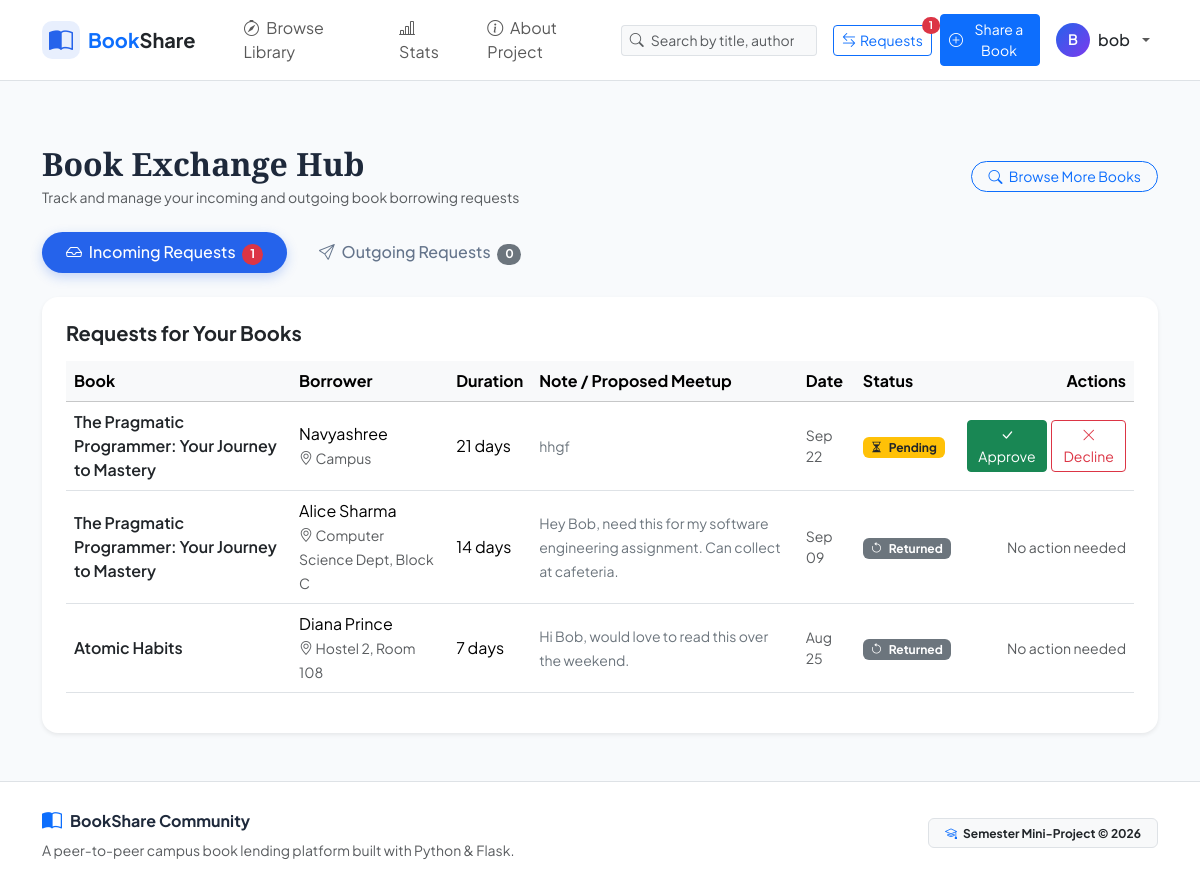
Page /requests (signed in) on the committed database.
### models.py (models this page shows, shortened)
class User(UserMixin, db.Model):
    __tablename__ = 'users'
    id = db.Column(db.Integer, primary_key=True)
    username = db.Column(db.String(64), unique=True, nullable=False, index=True)
    email = db.Column(db.String(120), unique=True, nullable=False, index=True)
    password_hash = db.Column(db.String(256), nullable=False)
    full_name = db.Column(db.String(100), nullable=False)
    phone = db.Column(db.String(20), nullable=True)
    location = db.Column(db.String(120), nullable=True)  # e.g., Campus block, neighborhood
    created_at = db.Column(db.DateTime, default=datetime.utcnow)
    books = db.relationship('Book', back_populates='owner', cascade='all, delete-orphan', lazy='dynamic')
    sent_requests = db.relationship(
        'BorrowRequest',
        foreign_keys='BorrowRequest.borrower_id',
        back_populates='borrower',
        cascade='all, delete-orphan',
        lazy='dynamic'
    )
    received_requests = db.relationship(
        'BorrowRequest',
        foreign_keys='BorrowRequest.owner_id',
        back_populates='owner',
        cascade='all, delete-orphan',
        lazy='dynamic'
    )
    reviews = db.relationship('Review', back_populates='user', cascade='all, delete-orphan', lazy='dynamic')

class BorrowRequest(db.Model):
    __tablename__ = 'borrow_requests'
    id = db.Column(db.Integer, primary_key=True)
    book_id = db.Column(db.Integer, db.ForeignKey('books.id'), nullable=False)
    borrower_id = db.Column(db.Integer, db.ForeignKey('users.id'), nullable=False)
    owner_id = db.Column(db.Integer, db.ForeignKey('users.id'), nullable=False)
    duration_days = db.Column(db.Integer, default=14)
    message = db.Column(db.Text, nullable=True)
    status = db.Column(db.String(20), default='Pending')  # Pending, Approved, Declined, Returned
    request_date = db.Column(db.DateTime, default=datetime.utcnow)
    action_date = db.Column(db.DateTime, nullable=True)
    return_date = db.Column(db.DateTime, nullable=True)
    book = db.relationship('Book', back_populates='requests')
    borrower = db.relationship('User', foreign_keys=[borrower_id], back_populates='sent_requests')
    owner = db.relationship('User', foreign_keys=[owner_id], back_populates='received_requests')

class Book(db.Model):
    __tablename__ = 'books'
    id = db.Column(db.Integer, primary_key=True)
    title = db.Column(db.String(150), nullable=False, index=True)
    author = db.Column(db.String(100), nullable=False, index=True)
    genre = db.Column(db.String(50), nullable=False, index=True)
    isbn = db.Column(db.String(30), nullable=True)
    condition = db.Column(db.String(30), default='Good')  # Like New, Good, Fair
    description = db.Column(db.Text, nullable=True)
    cover_url = db.Column(db.String(500), nullable=True)
    is_available = db.Column(db.Boolean, default=True)
    owner_id = db.Column(db.Integer, db.ForeignKey('users.id'), nullable=False)
    created_at = db.Column(db.DateTime, default=datetime.utcnow)
    owner = db.relationship('User', back_populates='books')
    requests = db.relationship('BorrowRequest', back_populates='book', cascade='all, delete-orphan', lazy='dynamic')
    reviews = db.relationship('Review', back_populates='book', cascade='all, delete-orphan', lazy='dynamic', order_by='desc(Review.created_at)')

### routes/requests.py (the view)
@requests_bp.route('/requests')
@login_required
def my_requests():
    incoming = BorrowRequest.query.filter_by(owner_id=current_user.id).order_by(BorrowRequest.request_date.desc()).all()
    outgoing = BorrowRequest.query.filter_by(borrower_id=current_user.id).order_by(BorrowRequest.request_date.desc()).all()
    return render_template('my_requests.html', incoming=incoming, outgoing=outgoing)

### templates/my_requests.html (shortened to what this page needs)
{% extends "base.html" %}
{% block content %}
<div class="container py-4">
    <div class="d-flex align-items-center justify-content-between mb-4">
        <div>
            <h2 class="fw-bold font-serif mb-1">Book Exchange Hub</h2>
            <p class="text-muted small mb-0">Track and manage your incoming and outgoing book borrowing requests</p>
        </div>
        <a href="{{ url_for('books.catalog') }}" class="btn btn-outline-primary rounded-pill px-3 btn-sm">
            <i class="bi bi-search me-1"></i> Browse More Books
        </a>
    </div>
    <ul class="nav nav-pills mb-4 gap-2" id="requestTabs" role="tablist">
        <li class="nav-item" role="presentation">
            <button class="nav-link active rounded-pill px-4" id="incoming-tab" data-bs-toggle="pill" data-bs-target="#incoming" type="button" role="tab">
                <i class="bi bi-inbox me-1"></i> Incoming Requests
                {% if pending_incoming_count > 0 %}
                    <span class="badge bg-danger rounded-pill ms-1">{{ pending_incoming_count }}</span>
                {% endif %}
            </button>
        </li>
        <li class="nav-item" role="presentation">
            <button class="nav-link rounded-pill px-4" id="outgoing-tab" data-bs-toggle="pill" data-bs-target="#outgoing" type="button" role="tab">
                <i class="bi bi-send me-1"></i> Outgoing Requests
                <span class="badge bg-secondary rounded-pill ms-1">{{ outgoing|length }}</span>
            </button>
        </li>
    </ul>
    <div class="tab-content" id="requestTabsContent">
        <div class="tab-pane fade show active" id="incoming" role="tabpanel">
            <div class="card border-0 shadow-sm rounded-4 p-4 bg-white">
                <h5 class="fw-bold mb-3">Requests for Your Books</h5>
                <div class="table-responsive">
                    <table class="table table-hover align-middle">
                        <thead class="table-light">
                            <tr>
                                <th>Book</th>
                                <th>Borrower</th>
                                <th>Duration</th>
                                <th>Note / Proposed Meetup</th>
                                <th>Date</th>
                                <th>Status</th>
                                <th class="text-end">Actions</th>
                            </tr>
                        </thead>
                        <tbody>
                            {% for req in incoming %}
                                <tr>
                                    <td>
                                        <a href="{{ url_for('books.detail', book_id=req.book.id) }}" class="fw-semibold text-dark text-decoration-none">
                                            {{ req.book.title }}
                                        </a>
                                    </td>
                                    <td>
                                        <div>{{ req.borrower.full_name }}</div>
                                        <small class="text-muted"><i class="bi bi-geo-alt"></i> {{ req.borrower.location or 'Campus' }}</small>
                                    </td>
                                    <td>{{ req.duration_days }} days</td>
                                    <td>
                                        <span class="small text-secondary">{{ req.message or 'No message provided' }}</span>
                                    </td>
                                    <td class="small text-muted">{{ req.request_date.strftime('%b %d') }}</td>
                                    <td>
                                        {% if req.status == 'Pending' %}
                                            <span class="badge bg-warning text-dark"><i class="bi bi-hourglass-split me-1"></i> Pending</span>
                                        {% elif req.status == 'Approved' %}
                                            <span class="badge bg-success"><i class="bi bi-check-circle me-1"></i> Approved</span>
                                        {% elif req.status == 'Declined' %}
                                            <span class="badge bg-danger"><i class="bi bi-x-circle me-1"></i> Declined</span>
                                        {% elif req.status == 'Returned' %}
                                            <span class="badge bg-secondary"><i class="bi bi-arrow-counterclockwise me-1"></i> Returned</span>
                                        {% endif %}
                                    </td>
                                    <td class="text-end">
                                        {% if req.status == 'Pending' %}
                                            <div class="btn-group btn-group-sm">
                                                <form action="{{ url_for('requests.approve_request', request_id=req.id) }}" method="POST" class="d-inline">
                                                    <button type="submit" class="btn btn-success btn-sm">
                                                        <i class="bi bi-check-lg"></i> Approve
                                                    </button>
                                                </form>
                                                <form action="{{ url_for('requests.decline_request', request_id=req.id) }}" method="POST" class="d-inline ms-1">
                                                    <button type="submit" class="btn btn-outline-danger btn-sm">
                                                        <i class="bi bi-x-lg"></i> Decline
                                                    </button>
                                                </form>
                                            </div>
                                        {% elif req.status == 'Approved' %}
                                            <form action="{{ url_for('requests.return_book', request_id=req.id) }}" method="POST" class="d-inline">
                                                <button type="submit" class="btn btn-primary btn-sm rounded-pill px-3">
                                                    <i class="bi bi-check2-all me-1"></i> Mark as Returned
                                                </button>
                                            </form>
                                        {% else %}
                                            <span class="text-muted small">No action needed</span>
                                        {% endif %}
                                    </td>
                                </tr>
                            {% else %}
                                <tr>
                                    <td colspan="7" class="text-center py-4 text-muted">
                                        No incoming requests for your books at the moment.
                                    </td>
                                </tr>
                            {% endfor %}
                        </tbody>
                    </table>
                </div>
            </div>
        </div>
    </div>
</div>
{% endblock %}

### templates/base.html (shortened to what this page needs)
<!DOCTYPE html>
<html lang="en">
<head>
    <link href="https://cdn.jsdelivr.net/npm/bootstrap@5.3.3/dist/css/bootstrap.min.css" rel="stylesheet">
    <link rel="stylesheet" href="https://cdn.jsdelivr.net/npm/bootstrap-icons@1.11.3/font/bootstrap-icons.min.css">
    <link rel="stylesheet" href="{{ url_for('static', filename='css/style.css') }}">
</head>
<body>
    <nav class="navbar navbar-expand-lg navbar-light bg-white border-bottom sticky-top py-2">
        <div class="container">
            <a class="navbar-brand d-flex align-items-center gap-2 fw-bold text-primary" href="{{ url_for('main.index') }}">
                <div class="brand-icon-wrapper">
                    <i class="bi bi-book-half fs-4"></i>
                </div>
                <span>Book<span class="text-dark">Share</span></span>
            </a>
            <div class="collapse navbar-collapse" id="navbarContent">
                <ul class="navbar-nav me-auto mb-2 mb-lg-0 ms-lg-3">
                    <li class="nav-item">
                        <a class="nav-link px-3" href="{{ url_for('books.catalog') }}">
                            <i class="bi bi-compass me-1"></i> Browse Library
                        </a>
                    </li>
                    <li class="nav-item">
                        <a class="nav-link px-3" href="{{ url_for('main.stats') }}">
                            <i class="bi bi-bar-chart-line me-1"></i> Stats
                        </a>
                    </li>
                    <li class="nav-item">
                        <a class="nav-link px-3" href="{{ url_for('main.about') }}">
                            <i class="bi bi-info-circle me-1"></i> About Project
                        </a>
                    </li>
                </ul>
                <form class="d-flex me-lg-3 my-2 my-lg-0" action="{{ url_for('books.catalog') }}" method="GET">
                    <div class="input-group input-group-sm">
                        <span class="input-group-text bg-light border-end-0"><i class="bi bi-search text-muted"></i></span>
                        <input class="form-control bg-light border-start-0 ps-0" type="search" name="q" placeholder="Search by title, author..." aria-label="Search">
                    </div>
                </form>
                <ul class="navbar-nav align-items-lg-center gap-2">
                    {% if current_user.is_authenticated %}
                        <li class="nav-item">
                            <a class="btn btn-sm btn-outline-primary position-relative d-flex align-items-center gap-1" href="{{ url_for('requests.my_requests') }}">
                                <i class="bi bi-arrow-left-right"></i> Requests
                                {% if pending_incoming_count > 0 %}
                                    <span class="position-absolute top-0 start-100 translate-middle badge rounded-pill bg-danger">
                                        {{ pending_incoming_count }}
                                    </span>
                                {% endif %}
                            </a>
                        </li>
                        <li class="nav-item">
                            <a class="btn btn-sm btn-primary d-flex align-items-center gap-1" href="{{ url_for('books.add_book') }}">
                                <i class="bi bi-plus-circle"></i> Share a Book
                            </a>
                        </li>
                        <li class="nav-item dropdown">
                            <a class="nav-link dropdown-toggle d-flex align-items-center gap-2" href="#" id="userDropdown" role="button" data-bs-toggle="dropdown" aria-expanded="false">
                                <div class="avatar-circle">
                                    {{ current_user.full_name[:1].upper() }}
                                </div>
                                <span class="fw-medium text-dark">{{ current_user.username }}</span>
                            </a>
                        </li>
                    {% endif %}
                </ul>
            </div>
        </div>
    </nav>
    <main class="py-4">
        {% block content %}{% endblock %}
    </main>
    <footer class="bg-white border-top py-4 mt-auto">
        <div class="container text-center text-md-start">
            <div class="row align-items-center">
                <div class="col-md-6 mb-3 mb-md-0">
                    <div class="d-flex align-items-center gap-2 justify-content-center justify-content-md-start">
                        <i class="bi bi-book-half text-primary fs-5"></i>
                        <span class="fw-bold">BookShare Community</span>
                    </div>
                    <p class="text-muted small mb-0 mt-1">
                        A peer-to-peer campus book lending platform built with Python & Flask.
                    </p>
                </div>
                <div class="col-md-6 text-center text-md-end">
                    <span class="badge bg-light text-dark border px-3 py-2">
                        <i class="bi bi-mortarboard me-1 text-primary"></i> Semester Mini-Project &copy; {{ now.year }}
                    </span>
                </div>
            </div>
        </div>
    </footer>
</body>
</html>

### rows in the picture
User: full_name "B", username "bob"
BorrowRequest: book "The Pragmatic Programmer: Your Journey to Mastery", borrower.full_name "Navyashree", borrower "Campus", duration_days "21", message "hhgf", request_date "Sep 22", status "Pending" (drawn)
BorrowRequest: book "The Pragmatic Programmer: Your Journey to Mastery", borrower.full_name "Alice Sharma", borrower "Computer Science Dept, Block C", duration_days "14", message "Hey Bob, need this for my software engineering assignment. Can collect at cafeteria.", request_date "Sep 09", status "Returned" (drawn)
BorrowRequest: book "Atomic Habits", borrower.full_name "Diana Prince", borrower "Hostel 2, Room 108", duration_days "7", message "Hi Bob, would love to read this over the weekend.", request_date "Aug 25", status "Returned" (drawn)

### other values in the picture
{{ pending_incoming_count }} "1"
{{ outgoing|length }} "0"
